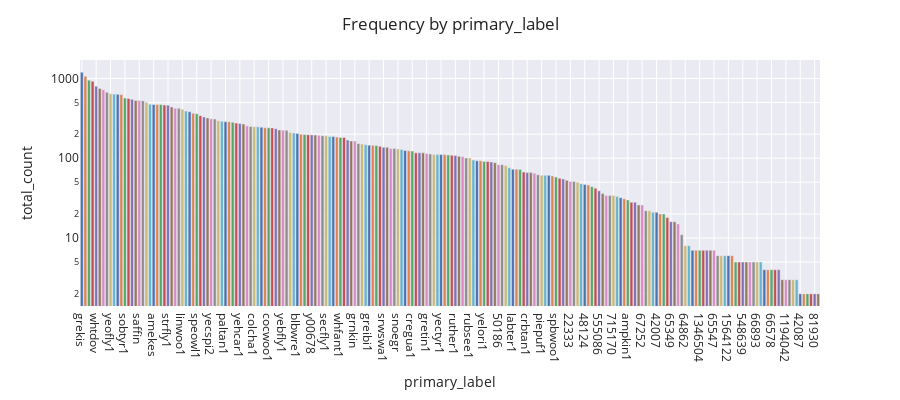

Notebook code for this chart:
### Code cell
def plot_class_distribution(df, plot_col='primary_label', title='primary_label frequency', height=400):
    total_counts = df[plot_col].value_counts().reset_index()
    total_counts.columns = [plot_col, 'total_count']
    fig = px.bar(total_counts, x=total_counts[plot_col], log_y=True, y=total_counts.total_count, template='seaborn',
    hover_data=[plot_col, 'total_count'], color=plot_col, height=height)
    fig.update_layout(title=title)
    fig.update_layout(showlegend=False)
    fig.update_xaxes(categoryorder='total descending')
    fig.show()

plot_class_distribution(df, plot_col='primary_label', title='Frequency by primary_label')
